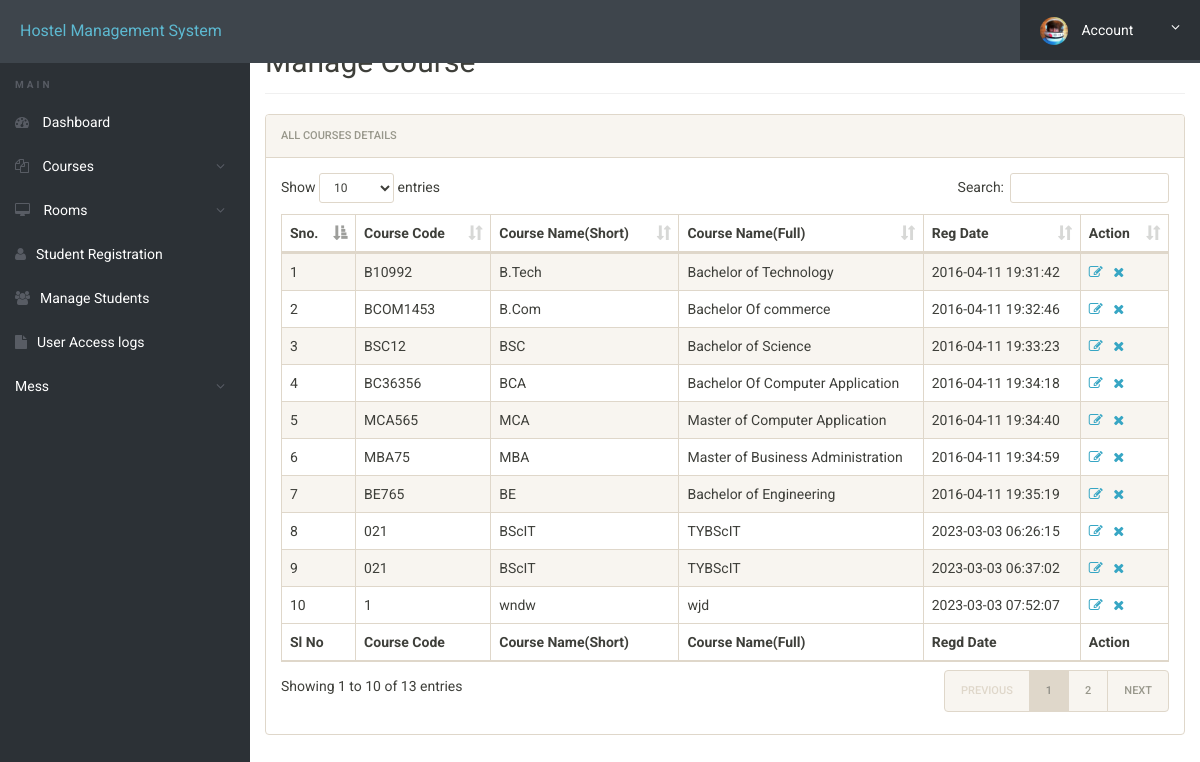
Screenshot of /admin/manage-courses.php (signed in) with the database file from the repository.
### tables this page shows
CREATE TABLE `courses` (
  `id` int(11) NOT NULL,
  `course_code` varchar(255) NOT NULL,
  `course_sn` varchar(255) NOT NULL,
  `course_fn` varchar(255) NOT NULL,
  `posting_date` timestamp NOT NULL DEFAULT CURRENT_TIMESTAMP
);

### admin/manage-courses.php (the view, shortened to what this page needs)
<?php
include('includes/config.php');
?>
<!doctype html>
<html lang="en" class="no-js">
<head>
	<link rel="stylesheet" href="css/font-awesome.min.css">
	<link rel="stylesheet" href="css/bootstrap.min.css">
	<link rel="stylesheet" href="css/dataTables.bootstrap.min.css">
	<link rel="stylesheet" href="css/bootstrap-social.css">
	<link rel="stylesheet" href="css/bootstrap-select.css">
	<link rel="stylesheet" href="css/fileinput.min.css">
	<link rel="stylesheet" href="css/awesome-bootstrap-checkbox.css">
	<link rel="stylesheet" href="css/style.css">
</head>
<body>
	<?php include('includes/header.php');?>
	<div class="ts-main-content">
			<?php include('includes/sidebar.php');?>
		<div class="content-wrapper">
			<div class="container-fluid">
				<div class="row">
					<div class="col-md-12">
						<h2 class="page-title">Manage Course</h2>
						<div class="panel panel-default">
							<div class="panel-heading">All Courses Details</div>
							<div class="panel-body">
								<table id="zctb" class="display table table-striped table-bordered table-hover" cellspacing="0" width="100%">
									<thead>
										<tr>
											<th>Sno.</th>
											<th>Course Code</th>
											<th>Course Name(Short)</th>
											<th>Course Name(Full)</th>
											<th>Reg Date </th>
											<th>Action</th>
										</tr>
									</thead>
									<tfoot>
										<tr>
											<th>Sl No</th>
											<th>Course Code</th>
											<th>Course Name(Short)</th>
											<th>Course Name(Full)</th>
											<th>Regd Date</th>
											<th>Action</th>										</tr>
									</tfoot>
									<tbody>
<?php
$ret="select * from courses";
$stmt= $mysqli->prepare($ret) ;
$stmt->execute() ;
$res=$stmt->get_result();
$cnt=1;
while($row=$res->fetch_object())
	  {
	  	?>
<tr><td><?php echo $cnt;;?></td>
<td><?php echo $row->course_code;?></td>
<td><?php echo $row->course_sn;?></td>
<td><?php echo $row->course_fn;?></td>
<td><?php echo $row->posting_date;?></td>
<td><a href="edit-course.php?id=<?php echo $row->id;?>"><i class="fa fa-edit"></i></a>&nbsp;&nbsp;
<a href="manage-courses.php?del=<?php echo $row->id;?>" onclick="return confirm("Do you want to delete");"><i class="fa fa-close"></i></a></td>
										</tr>
									<?php
$cnt=$cnt+1;
									 } ?>
									</tbody>
								</table>
							</div>
						</div>
					</div>
				</div>
			</div>
		</div>
	</div>
</body>
</html>

### admin/includes/header.php (shortened to what this page needs)
<div class="brand clearfix">
		<a href="#" class="logo" style="font-size:16px;">Hostel Management System</a>
		<ul class="ts-profile-nav">
			<li class="ts-account">
				<a href="#"><img src="img/ts-avatar.jpg" class="ts-avatar hidden-side" alt=""> Account <i class="fa fa-angle-down hidden-side"></i></a>
			</li>
		</ul>
	</div>

### admin/includes/sidebar.php (shortened to what this page needs)
<nav class="ts-sidebar">
			<ul class="ts-sidebar-menu">
				<li class="ts-label">Main</li>
				<li><a href="dashboard.php"><i class="fa fa-dashboard"></i> Dashboard</a></li>
					<li><a href="#"><i class="fa fa-files-o"></i> Courses</a>
				</li>
					<li><a href="#"><i class="fa fa-desktop"></i> Rooms</a>
				</li>
				<li><a href="registration.php"><i class="fa fa-user"></i>Student Registration</a></li>
				<li><a href="manage-students.php"><i class="fa fa-users"></i>Manage Students</a></li>
				<li><a href="access-log.php"><i class="fa fa-file"></i>User Access logs</a></li>
				<li>
					<li><a href="#">Mess</a>
				</li>
		</nav>

### admin/css/style.css (style rules this page uses)
html { font-size: 14px; }
@media only screen and (min-width: 480px) { html { font-size: 17px; } }
@media only screen and (min-width: 768px) { html { font-size: 14px; } }
body { font-size: 1em; }
a { color: #37a6c4; }
.panel { overflow: hidden; }
ul, li { margin: 0; padding: 0; list-style: none; }
.page-title { padding-bottom: 15px; margin-bottom: 20px; border-bottom: 1px solid #f0f0f0; }
.brand { background: #3e454c; position: relative; z-index: 3; position: fixed; width: 100%; top: 0; }
.brand .logo { box-sizing: border-box; padding: 20px; float: left; display: block; width: 200px; }
@media only screen and (min-width: 992px) { .brand .logo { width: 250px; } }
.brand .ts-profile-nav { float: right; display: none; }
.brand .ts-profile-nav li { float: left; position: relative; }
.brand .ts-profile-nav li a { display: block; padding: 20px; color: #fff; }
.brand .ts-profile-nav .ts-account .fa-angle-down { float: right; }
.brand .ts-profile-nav .ts-account > a { width: 180px; background: #2c3136; }
.brand .ts-profile-nav .ts-account .ts-avatar { border-radius: 50%; height: 28px; margin: -10px 0; margin-right: 10px; }
@media only screen and (min-width: 992px) { .brand .ts-profile-nav { display: block; } }
.ts-sidebar { background: #2c3136; max-height: 0; transition: max-height 0.3s; overflow: hidden; position: fixed; z-index: 2; width: 100%; bottom: 0; top: 60px; overflow-y: auto; }
@media only screen and (min-width: 992px) { .ts-sidebar { max-height: 100%; bottom: 0; } }
.ts-sidebar-menu .ts-label { color: #585c64; font-weight: bold; padding: 8px 15px; text-transform: uppercase; font-size: 10px; letter-spacing: 3px; margin-top: 10px; }
.ts-sidebar-menu a { display: block; text-decoration: none; padding: 12px 15px; color: #fff; }
.ts-sidebar-menu li { position: relative; }
.ts-sidebar-menu li i { color: #585c64; margin-right: 10px; }
.ts-main-content .content-wrapper { padding-top: 15px; margin-top: 10px; }
@media only screen and (min-width: 992px) { .ts-main-content .ts-sidebar { width: 250px; float: left; } }
@media only screen and (min-width: 992px) { .ts-main-content .content-wrapper { margin-left: 250px; } }

### rows the page displays
courses: course_code "B10992", course_sn "B.Tech", course_fn "Bachelor of Technology", posting_date "2016-04-11 19:31:42"
courses: course_code "BCOM1453", course_sn "B.Com", course_fn "Bachelor Of commerce", posting_date "2016-04-11 19:32:46"
courses: course_code "BSC12", course_sn "BSC", course_fn "Bachelor of Science", posting_date "2016-04-11 19:33:23"
courses: course_code "BC36356", course_sn "BCA", course_fn "Bachelor Of Computer Application", posting_date "2016-04-11 19:34:18"
courses: course_code "MCA565", course_sn "MCA", course_fn "Master of Computer Application", posting_date "2016-04-11 19:34:40"
courses: course_code "MBA75", course_sn "MBA", course_fn "Master of Business Administration", posting_date "2016-04-11 19:34:59"
courses: course_code "BE765", course_sn "BE", course_fn "Bachelor of Engineering", posting_date "2016-04-11 19:35:19"
courses: course_code "021", course_sn "BScIT", course_fn "TYBScIT", posting_date "2023-03-03 06:26:15"
courses: course_code "021", course_sn "BScIT", course_fn "TYBScIT", posting_date "2023-03-03 06:37:02"
courses: course_code "1", course_sn "wndw", course_fn "wjd", posting_date "2023-03-03 07:52:07"
